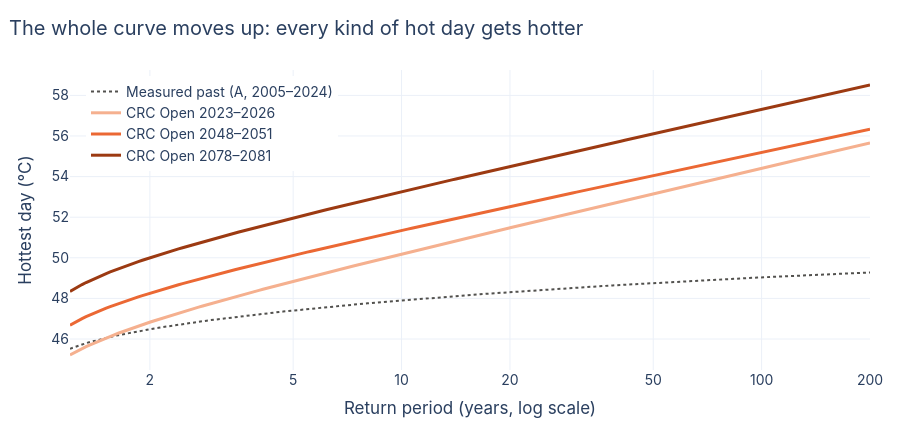

The cell this chart's notebook holds for it:
### Code cell
fig = go.Figure()
if station is not None:
    fig.add_trace(go.Scatter(x=rp_grid, y=curve_values(station_curve, rp_grid), mode="lines",
                         name=f"Measured past (A, {STATION_YEARS[0]}–{STATION_YEARS[1]})",
                         line=dict(color=PAST, width=2, dash="dot")))
for (label, curve), color in zip(future.items(), FUTURE):
    fig.add_trace(go.Scatter(x=rp_grid, y=curve_values(curve, rp_grid),
                             mode="lines", name=f"CRC Open {label}", line=dict(color=color, width=3)))
layout(fig, "The whole curve moves up: every kind of hot day gets hotter",
       xaxis=dict(type="log", title="Return period (years, log scale)", tickvals=[1, 2, 5, 10, 20, 50, 100, 200]),
       yaxis_title="Hottest day (°C)", legend=dict(x=0.02, y=0.98))
fig.show()

### Figure 1 — Plotly figure (JSON) as saved in the notebook; plotly's stock layout.template omitted (floating-point values rounded to 4 significant figures; data arrays with more than 128 entries replaced by an {"elided": "..."} marker saying what was removed)
{"data": [{"line": {"color": "#52514e", "dash": "dot", "width": 2}, "mode": "lines", "name": "Measured past (A, 2005–2024)", "type": "scatter", "x": {"elided": "200 float values"}, "y": {"elided": "200 float values"}}, {"line": {"color": "#f5b08f", "width": 3}, "mode": "lines", "name": "CRC Open 2023–2026", "type": "scatter", "x": {"elided": "200 float values"}, "y": {"elided": "200 float values"}}, {"line": {"color": "#eb6834", "width": 3}, "mode": "lines", "name": "CRC Open 2048–2051", "type": "scatter", "x": {"elided": "200 float values"}, "y": {"elided": "200 float values"}}, {"line": {"color": "#9c3a12", "width": 3}, "mode": "lines", "name": "CRC Open 2078–2081", "type": "scatter", "x": {"elided": "200 float values"}, "y": {"elided": "200 float values"}}], "layout": {"font": {"family": "Inter, Helvetica, Arial, sans-serif", "size": 14}, "height": 430, "legend": {"x": 0.02, "y": 0.98}, "margin": {"b": 60, "l": 70, "r": 30, "t": 70}, "title": {"text": "The whole curve moves up: every kind of hot day gets hotter", "x": 0.01}, "xaxis": {"tickvals": [1, 2, 5, 10, 20, 50, 100, 200], "title": {"text": "Return period (years, log scale)"}, "type": "log"}, "yaxis": {"title": {"text": "Hottest day (°C)"}}}}
